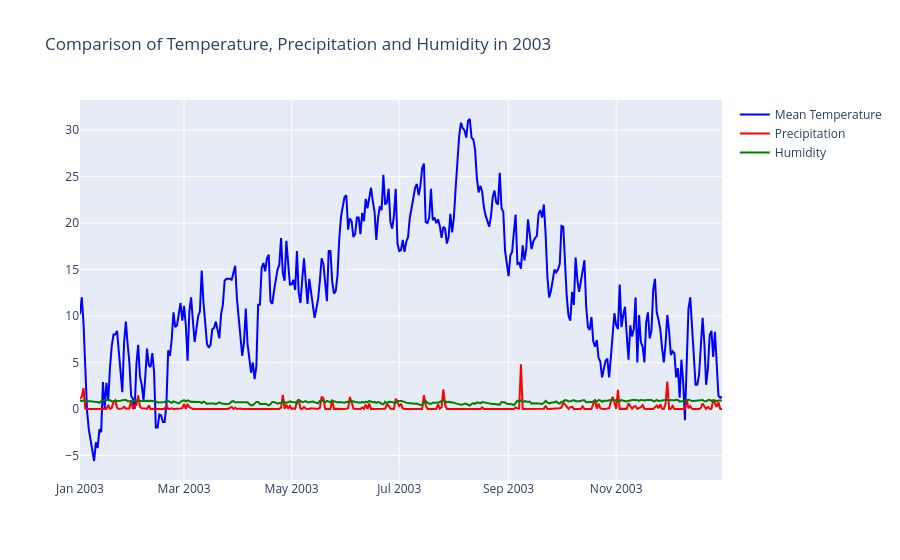

Notebook code for this chart:
### Code cell
fig_2003_temp_prec_humi = go.Figure()

fig_2003_temp_prec_humi.add_trace(go.Scatter(x=df_2003['DATE'], y=df_2003['TOURS_temp_mean'], name="Mean Temperature",
                                             line=dict(color='blue')))

fig_2003_temp_prec_humi.add_trace(go.Scatter(x=df_2003['DATE'], y=df_2003['TOURS_precipitation'], name="Precipitation",
                                             line=dict(color='red')))

fig_2003_temp_prec_humi.add_trace(go.Scatter(x=df_2003['DATE'], y=df_2003['TOURS_humidity'], name="Humidity",
                                             line=dict(color='green')))

fig_2003_temp_prec_humi.update_layout(title=dict(text='Comparison of Temperature, Precipitation and Humidity in 2003'))

fig_2003_temp_prec_humi.show()

fig_2003_temp_prec_humi.write_image("charts/Comparison of Temperature, Precipitation and Humidity in 2003.png")

### Figure 1 — Plotly figure (JSON) as saved in the notebook; plotly's stock layout.template omitted (floating-point values rounded to 4 significant figures; data arrays with more than 128 entries replaced by an {"elided": "..."} marker saying what was removed)
{"data": [{"line": {"color": "blue"}, "name": "Mean Temperature", "type": "scatter", "x": {"elided": "365 str values"}, "y": {"elided": "365 float values"}}, {"line": {"color": "red"}, "name": "Precipitation", "type": "scatter", "x": {"elided": "365 str values"}, "y": {"elided": "365 float values"}}, {"line": {"color": "green"}, "name": "Humidity", "type": "scatter", "x": {"elided": "365 str values"}, "y": {"elided": "365 float values"}}], "layout": {"title": {"text": "Comparison of Temperature, Precipitation and Humidity in 2003"}}}
